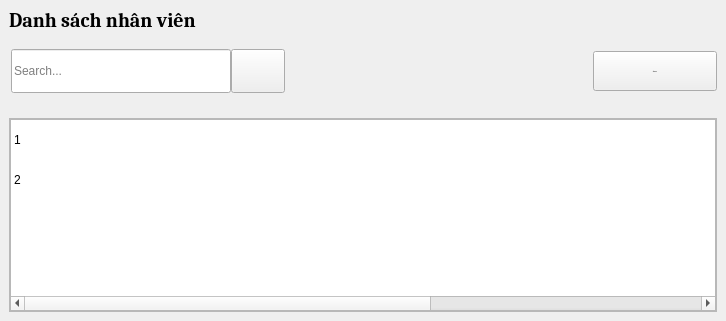
         <widget class="QWidget" name="userPage">
          <layout class="QGridLayout" name="gridLayout_8">
           <property name="leftMargin">
            <number>0</number>
           </property>
           <property name="topMargin">
            <number>0</number>
           </property>
           <property name="rightMargin">
            <number>0</number>
           </property>
           <property name="bottomMargin">
            <number>0</number>
           </property>
           <property name="spacing">
            <number>0</number>
           </property>
           <item row="0" column="0">
            <widget class="QWidget" name="userContainer" native="true">
             <layout class="QGridLayout" name="gridLayout_10">
              <property name="leftMargin">
               <number>0</number>
              </property>
              <property name="topMargin">
               <number>0</number>
              </property>
              <property name="rightMargin">
               <number>0</number>
              </property>
              <property name="bottomMargin">
               <number>0</number>
              </property>
              <item row="0" column="0">
               <widget class="QWidget" name="titleContainer" native="true">
                <property name="minimumSize">
                 <size>
                  <width>0</width>
                  <height>0</height>
                 </size>
                </property>
                <layout class="QGridLayout" name="gridLayout_12">
                 <item row="0" column="0">
                  <widget class="QWidget" name="widget_4" native="true">
                   <layout class="QVBoxLayout" name="verticalLayout_6">
                    <property name="spacing">
                     <number>0</number>
                    </property>
                    <property name="leftMargin">
                     <number>0</number>
                    </property>
                    <property name="topMargin">
                     <number>0</number>
                    </property>
                    <property name="rightMargin">
                     <number>0</number>
                    </property>
                    <property name="bottomMargin">
                     <number>10</number>
                    </property>
                    <item>
                     <widget class="QLabel" name="label">
                      <property name="font">
                       <font>
                        <family>Cambria</family>
                        <pointsize>15</pointsize>
                        <bold>true</bold>
                       </font>
                      </property>
                      <property name="text">
                       <string>Danh sách nhân viên</string>
                      </property>
                     </widget>
                    </item>
                   </layout>
                  </widget>
                 </item>
                 <item row="1" column="0">
                  <widget class="QWidget" name="widget_2" native="true">
                   <layout class="QHBoxLayout" name="horizontalLayout_6">
                    <property name="spacing">
                     <number>0</number>
                    </property>
                    <property name="leftMargin">
                     <number>0</number>
                    </property>
                    <property name="topMargin">
                     <number>0</number>
                    </property>
                    <property name="rightMargin">
                     <number>0</number>
                    </property>
                    <property name="bottomMargin">
                     <number>0</number>
                    </property>
                    <item>
                     <widget class="QWidget" name="searchBoxContainer" native="true">
                      <layout class="QHBoxLayout" name="horizontalLayout_5">
                       <property name="spacing">
                        <number>0</number>
                       </property>
                       <property name="leftMargin">
                        <number>0</number>
                       </property>
                       <property name="topMargin">
                        <number>1</number>
                       </property>
                       <property name="rightMargin">
                        <number>0</number>
                       </property>
                       <property name="bottomMargin">
                        <number>1</number>
                       </property>
                       <item>
                        <layout class="QHBoxLayout" name="searchBox">
                         <property name="spacing">
                          <number>0</number>
                         </property>
                         <property name="leftMargin">
                          <number>2</number>
                         </property>
                         <item>
                          <widget class="QLineEdit" name="search_input_2">
                           <property name="minimumSize">
                            <size>
                             <width>220</width>
                             <height>44</height>
                            </size>
                           </property>
                           <property name="placeholderText">
                            <string>Search...</string>
                           </property>
                          </widget>
                         </item>
                         <item>
                          <widget class="QPushButton" name="search_btn_2">
                           <property name="sizePolicy">
                            <sizepolicy hsizetype="Preferred" vsizetype="Preferred">
                             <horstretch>0</horstretch>
                             <verstretch>0</verstretch>
                            </sizepolicy>
                           </property>
                           <property name="minimumSize">
                            <size>
                             <width>54</width>
                             <height>40</height>
                            </size>
                           </property>
                           <property name="maximumSize">
                            <size>
                             <width>40</width>
                             <height>16777215</height>
                            </size>
                           </property>
                           <property name="cursor">
                            <cursorShape>PointingHandCursor</cursorShape>
                           </property>
                           <property name="text">
                            <string/>
                           </property>
                           <property name="icon">
                            <iconset resource="../resource.qrc">
                             <normaloff>:/icon/resources/icon/search-13-48.ico</normaloff>:/icon/resources/icon/search-13-48.ico</iconset>
                           </property>
                          </widget>
                         </item>
                        </layout>
                       </item>
                      </layout>
                     </widget>
                    </item>
                    <item>
                     <spacer name="horizontalSpacer_3">
                      <property name="orientation">
                       <enum>Qt::Horizontal</enum>
                      </property>
                      <property name="sizeHint" stdset="0">
                       <size>
                        <width>308</width>
                        <height>20</height>
                       </size>
                      </property>
                     </spacer>
                    </item>
                    <item>
                     <widget class="QWidget" name="widget_5" native="true">
                      <property name="minimumSize">
                       <size>
                        <width>100</width>
                        <height>0</height>
                       </size>
                      </property>
                      <layout class="QVBoxLayout" name="verticalLayout_12">
                       <property name="spacing">
                        <number>0</number>
                       </property>
                       <property name="leftMargin">
                        <number>0</number>
                       </property>
                       <property name="topMargin">
                        <number>0</number>
                       </property>
                       <property name="rightMargin">
                        <number>0</number>
                       </property>
                       <property name="bottomMargin">
                        <number>0</number>
                       </property>
                       <item>
                        <widget class="QPushButton" name="btn_add_user">
                         <property name="minimumSize">
                          <size>
                           <width>124</width>
                           <height>40</height>
                          </size>
                         </property>
                         <property name="font">
                          <font>
                           <family>Cambria</family>
                           <pointsize>-1</pointsize>
                          </font>
                         </property>
                         <property name="cursor">
                          <cursorShape>PointingHandCursor</cursorShape>
                         </property>
                         <property name="text">
                          <string>Thêm mới</string>
                         </property>
                         <property name="icon">
                          <iconset resource="../resource.qrc">
                           <normaloff>:/icon/resources/icon/plus-solid.svg</normaloff>:/icon/resources/icon/plus-solid.svg</iconset>
                         </property>
                         <property name="autoRepeatInterval">
                          <number>100</number>
                         </property>
                        </widget>
                       </item>
                      </layout>
                     </widget>
                    </item>
                   </layout>
                  </widget>
                 </item>
                </layout>
               </widget>
              </item>
              <item row="1" column="0">
               <widget class="QWidget" name="tableContainer" native="true">
                <property name="sizePolicy">
                 <sizepolicy hsizetype="Preferred" vsizetype="Preferred">
                  <horstretch>0</horstretch>
                  <verstretch>0</verstretch>
                 </sizepolicy>
                </property>
                <layout class="QGridLayout" name="gridLayout_11">
                 <item row="0" column="0">
                  <widget class="QFrame" name="tableUserContainer">
                   <property name="frameShape">
                    <enum>QFrame::StyledPanel</enum>
                   </property>
                   <property name="frameShadow">
                    <enum>QFrame::Raised</enum>
                   </property>
                   <layout class="QGridLayout" name="gridLayout_9">
                    <property name="leftMargin">
                     <number>0</number>
                    </property>
                    <property name="topMargin">
                     <number>0</number>
                    </property>
                    <property name="rightMargin">
                     <number>0</number>
                    </property>
                    <property name="bottomMargin">
                     <number>0</number>
                    </property>
                    <property name="spacing">
                     <number>0</number>
                    </property>
                    <item row="0" column="0">
                     <widget class="QTableWidget" name="tableUser">
                      <property name="enabled">
                       <bool>true</bool>
                      </property>
                      <property name="cursor" stdset="0">
                       <cursorShape>PointingHandCursor</cursorShape>
                      </property>
                      <property name="focusPolicy">
                       <enum>Qt::NoFocus</enum>
                      </property>
                      <property name="acceptDrops">
                       <bool>false</bool>
                      </property>
                      <property name="frameShape">
                       <enum>QFrame::StyledPanel</enum>
                      </property>
                      <property name="frameShadow">
                       <enum>QFrame::Sunken</enum>
                      </property>
                      <property name="showDropIndicator" stdset="0">
                       <bool>true</bool>
                      </property>
                      <property name="dragEnabled">
                       <bool>false</bool>
                      </property>
                      <property name="alternatingRowColors">
                       <bool>false</bool>
                      </property>
                      <property name="selectionMode">
                       <enum>QAbstractItemView::SingleSelection</enum>
                      </property>
                      <property name="selectionBehavior">
                       <enum>QAbstractItemView::SelectRows</enum>
                      </property>
                      <property name="iconSize">
                       <size>
                        <width>0</width>
                        <height>0</height>
                       </size>
                      </property>
                      <property name="textElideMode">
                       <enum>Qt::ElideRight</enum>
                      </property>
                      <property name="verticalScrollMode">
                       <enum>QAbstractItemView::ScrollPerItem</enum>
                      </property>
                      <property name="showGrid">
                       <bool>false</bool>
                      </property>
                      <property name="gridStyle">
                       <enum>Qt::NoPen</enum>
                      </property>
                      <property name="sortingEnabled">
                       <bool>false</bool>
                      </property>
                      <property name="rowCount">
                       <number>2</number>
                      </property>
                      <property name="columnCount">
                       <number>5</number>
                      </property>
                      <attribute name="horizontalHeaderVisible">
                       <bool>false</bool>
                      </attribute>
                      <attribute name="horizontalHeaderCascadingSectionResizes">
                       <bool>false</bool>
                      </attribute>
                      <attribute name="horizontalHeaderMinimumSectionSize">
                       <number>57</number>
                      </attribute>
                      <attribute name="horizontalHeaderDefaultSectionSize">
                       <number>200</number>
                      </attribute>
                      <attribute name="horizontalHeaderHighlightSections">
                       <bool>true</bool>
                      </attribute>
                      <attribute name="horizontalHeaderShowSortIndicator" stdset="0">
                       <bool>false</bool>
                      </attribute>
                      <attribute name="horizontalHeaderStretchLastSection">
                       <bool>true</bool>
                      </attribute>
                      <attribute name="verticalHeaderVisible">
                       <bool>false</bool>
                      </attribute>
                      <attribute name="verticalHeaderCascadingSectionResizes">
                       <bool>false</bool>
                      </attribute>
                      <attribute name="verticalHeaderMinimumSectionSize">
                       <number>21</number>
                      </attribute>
                      <attribute name="verticalHeaderDefaultSectionSize">
                       <number>40</number>
                      </attribute>
                      <attribute name="verticalHeaderHighlightSections">
                       <bool>true</bool>
                      </attribute>
                      <row/>
                      <row/>
                      <column>
                       <property name="text">
                        <string>#</string>
                       </property>
                       <property name="font">
                        <font>
                         <bold>true</bold>
                        </font>
                       </property>
                       <property name="textAlignment">
                        <set>AlignLeading|AlignVCenter</set>
                       </property>
                      </column>
                      <column>
                       <property name="text">
                        <string>ID</string>
                       </property>
                       <property name="textAlignment">
                        <set>AlignLeading|AlignVCenter</set>
                       </property>
                      </column>
                      <column>
                       <property name="text">
                        <string>Tài khoản</string>
                       </property>
                       <property name="textAlignment">
                        <set>AlignLeading|AlignVCenter</set>
                       </property>
                      </column>
                      <column>
                       <property name="text">
                        <string>Họ và tên</string>
                       </property>
                       <property name="textAlignment">
                        <set>AlignLeading|AlignVCenter</set>
                       </property>
                      </column>
                      <column>
                       <property name="text">
                        <string>Thao tác</string>
                       </property>
                       <property name="textAlignment">
                        <set>AlignLeading|AlignVCenter</set>
                       </property>
                      </column>
                      <item row="0" column="0">
                       <property name="text">
                        <string>1</string>
                       </property>
                      </item>
                      <item row="1" column="0">
                       <property name="text">
                        <string>2</string>
                       </property>
                      </item>
                     </widget>
                    </item>
                   </layout>
                  </widget>
                 </item>
                </layout>
               </widget>
              </item>
             </layout>
            </widget>
           </item>
          </layout>
         </widget>
